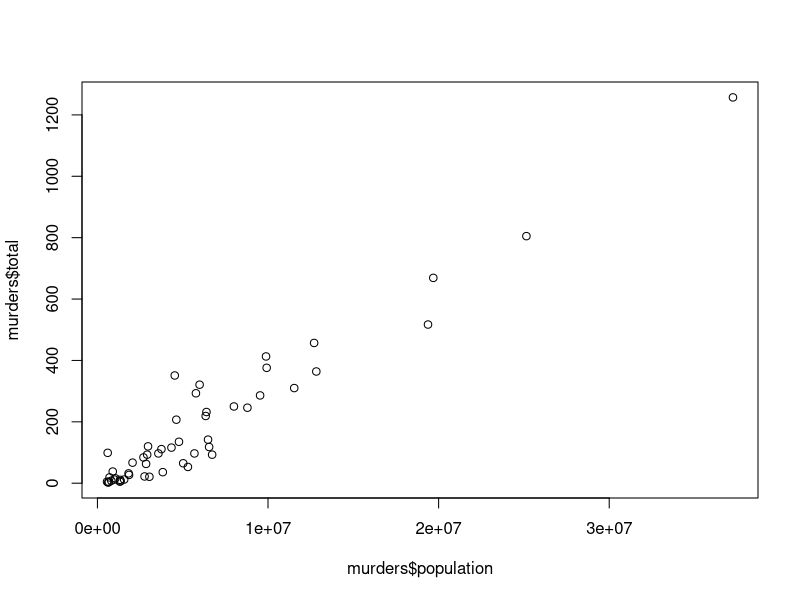
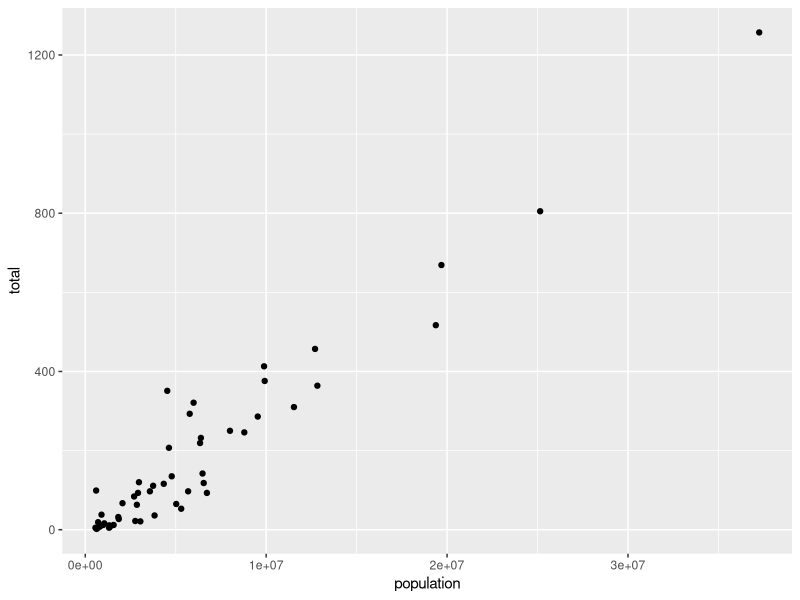
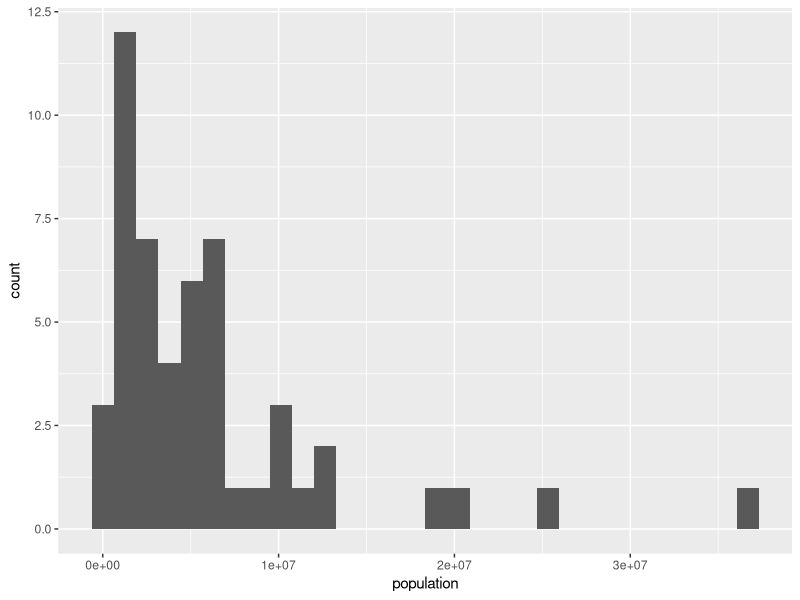
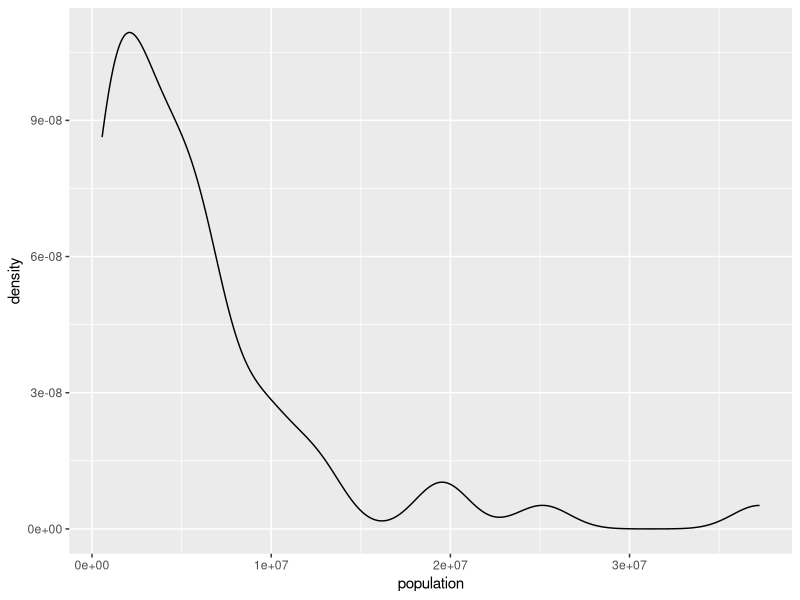
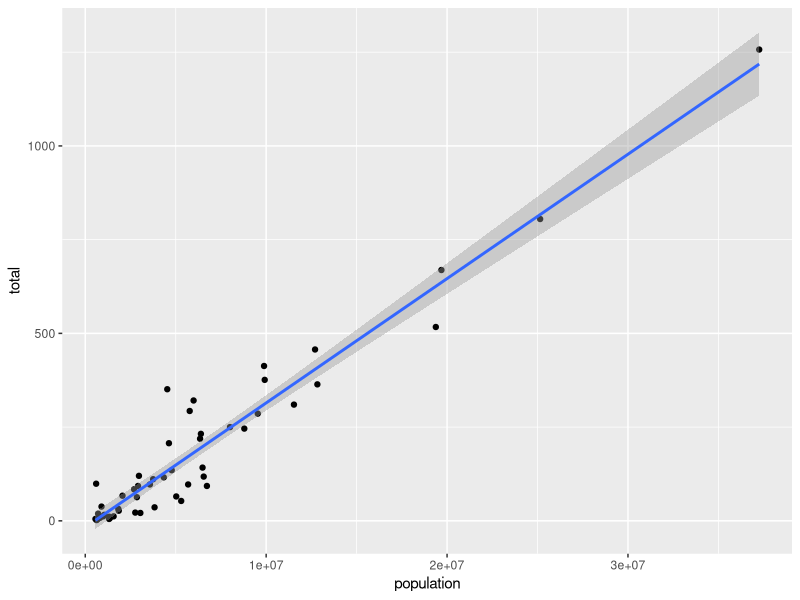

Write R code to recreate these figures, in order. (Note: this script raises an error after producing the figures.)
## ---- chunk 1
knitr::opts_chunk$set(echo = TRUE)
if (!require('tidyverse')) install.packages('tidyverse') # This installs the 'tidyverse' package if it is not already installed 
library('tidyverse') # this loads the 'tidyverse' package
if (!require('dslabs')) install.packages('dslabs') # This installs the 'dslabs' package if it is not already installed 
library('dslabs') # this loads the 'dslabs' package which contains the gun murder data
## ---- chunk 2
summary(murders) # This is gun murders for each state from 2010. This data is provided by the dslabs package.
## ---- chunk 3
plot(murders$population,murders$total)
## ---- chunk 4

## ---- chunk 5

## ---- chunk 6
ggplot(data = murders) + 
  geom_point(mapping = aes(x = population, y = total))
## ---- chunk 7
ggplot(data = murders) + 
  geom_histogram(mapping = aes(x = population)) 

ggplot(data = murders) + 
  geom_density(mapping = aes(x = population)) 
## ---- chunk 8
ggplot(data = murders) + 
  geom_point(mapping = aes(x = population, y = total)) +
  geom_smooth(mapping = aes(x = population, y = total), method = "lm") # lm stands for linear model
## ---- chunk 9
murder_rate <- 

ggplot(data = murders) + 
  geom_point(mapping = aes(x = population, y = total)) +
  geom_abline(slope = murder_rate)
## ---- chunk 10
ggplot(data = murders) + 
  geom_point(mapping = aes(x = population, y = total)) +
  geom_abline(intercept = log10(murder_rate)) +
  scale_x_log10() +
  scale_y_log10()   
## ---- chunk 11

## ---- chunk 12

## ---- chunk 13
